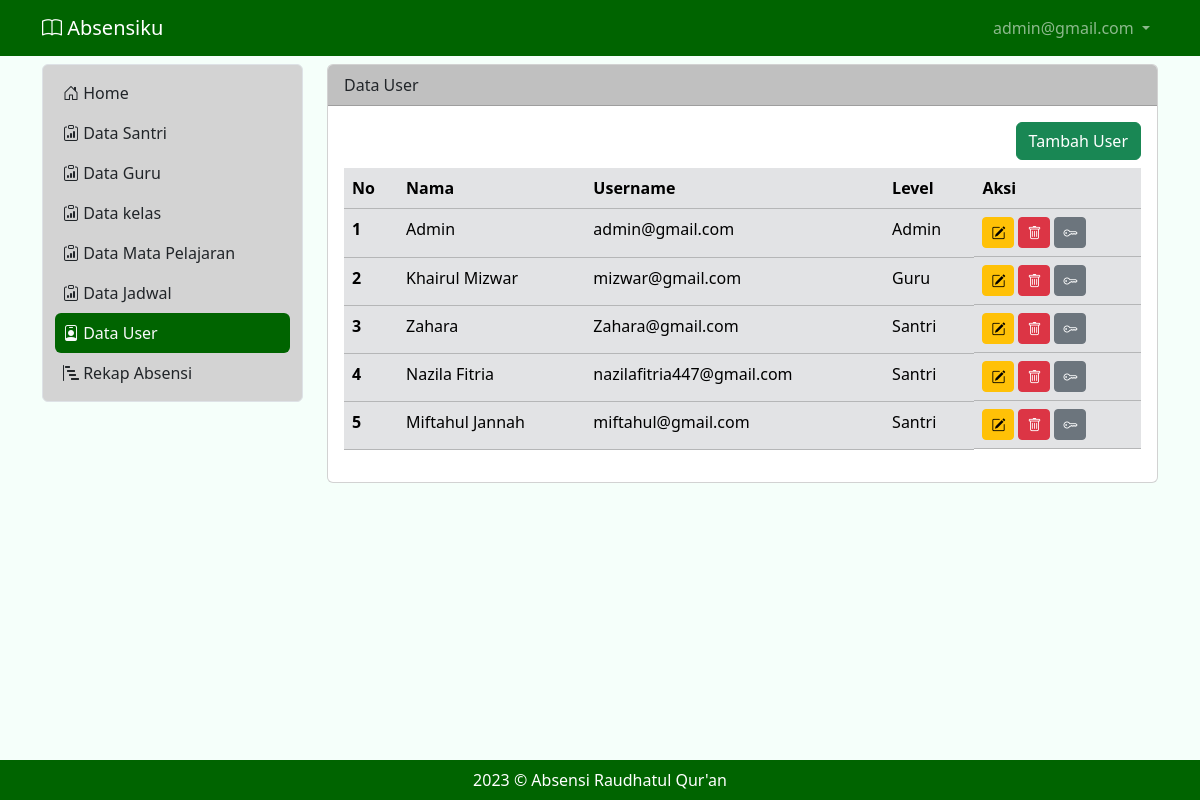
Page /user (signed in) on the committed database.
### tables this page shows
CREATE TABLE IF NOT EXISTS `tb_user` (
  `id` int NOT NULL AUTO_INCREMENT,
  `nama` varchar(100) DEFAULT NULL,
  `username` varchar(200) DEFAULT NULL,
  `password` varchar(200) DEFAULT NULL,
  `level` int DEFAULT NULL,
  PRIMARY KEY (`id`)
);

### user.php (the view, shortened to what this page needs)
<?php
include "proses/connect.php";
$query = mysqli_query($conn, "SELECT * FROM tb_user");
while ($record = mysqli_fetch_array($query)) {
    $result[] = $record;
}
?>
<div class="col-lg-9 mt-2">
    <div class="card">
        <div class="card-header bg-dark">
            Data User
        </div>
        <div class="card-body">
            <div class="row">
                <div class="col d-flex justify-content-end">
                    <button class="btn btn-success mb-2" data-bs-toggle="modal" data-bs-target="#ModalTambahUser"> Tambah User</button>
                </div>
            </div>
            <?php
            if (empty($result)) {
                echo "Data user tidak ada";
            } else {
            ?>
                <div class="table-responsive">
                    <table class="table table-hover table-secondary ">
                        <thead>
                            <tr>
                                <th scope="col">No</th>
                                <th scope="col">Nama</th>
                                <th scope="col">Username</th>
                                <th scope="col">Level</th>
                                <th scope="col">Aksi</th>
                            </tr>
                        </thead>
                        <tbody>
                            <?php
                            $no = 1;
                            foreach ($result as $row) {
                            ?>
                                <tr>
                                    <th scope="row"><?php echo $no++ ?></th>
                                    <td><?php echo $row['nama'] ?></td>
                                    <td><?php echo $row['username'] ?></td>
                                    <td> <?php
                                            if ($row['level'] == 1) {
                                                echo "Admin";
                                            } elseif ($row['level'] == 2) {
                                                echo "Guru";
                                            } elseif ($row['level'] == 3) {
                                                echo "Santri";
                                            }
                                            ?></td>
                                    <td class="d-flex">
                                        <button class="btn btn-warning btn-sm me-1" data-bs-toggle="modal" data-bs-target="#ModalEdit<?php echo $row['id'] ?>"><i class="bi bi-pencil-square"></i></button>
                                        <button class="btn btn-danger btn-sm me-1 " data-bs-toggle="modal" data-bs-target="#ModalDelete<?php echo $row['id'] ?>"><i class="bi bi-trash"></i></button>
                                        <button class="btn btn-secondary btn-sm " data-bs-toggle="modal" data-bs-target="#ModalResetPassword<?php echo $row['id'] ?>"><i class="bi bi-key"></i></button>
                                    </td>
                                </tr>
                            <?php
                            }
                            ?>
                        </tbody>
                    </table>
                </div>
            <?php
            }
            ?>
        </div>
    </div>
</div>

### header.php (shortened to what this page needs)
<nav class="navbar navbar-expand navbar-dark bg-success sticky-top">
        <div class="container-lg">
            <a class="navbar-brand" href="."><i class="bi bi-book"></i> Absensiku</a>
            <div class="collapse navbar-collapse justify-content-end" id="navbarNavDropdown">
                <ul class="navbar-nav">
                    <li class="nav-item dropdown">
                        <a class="nav-link dropdown-toggle" href="#" role="button" data-bs-toggle="dropdown" aria-expanded="false">
                            <?php echo $hasil['username']; ?>
                        </a>
                    </li>
                </ul>
            </div>
        </div>
</nav>

### style.css (style rules this page uses)
.bg-success { background-color: #006400 !important; }
.bg-dark { background-color: #C0C0C0 !important; }

### rows in the picture
tb_user: username "admin@gmail.com", nama "Admin", level "Admin"
tb_user: nama "Khairul Mizwar", username "mizwar@gmail.com", level "Guru"
tb_user: nama "Zahara", username "Zahara@gmail.com", level "Santri"
tb_user: nama "Nazila Fitria", username "nazilafitria447@gmail.com", level "Santri"
tb_user: nama "Miftahul Jannah", username "miftahul@gmail.com", level "Santri"
